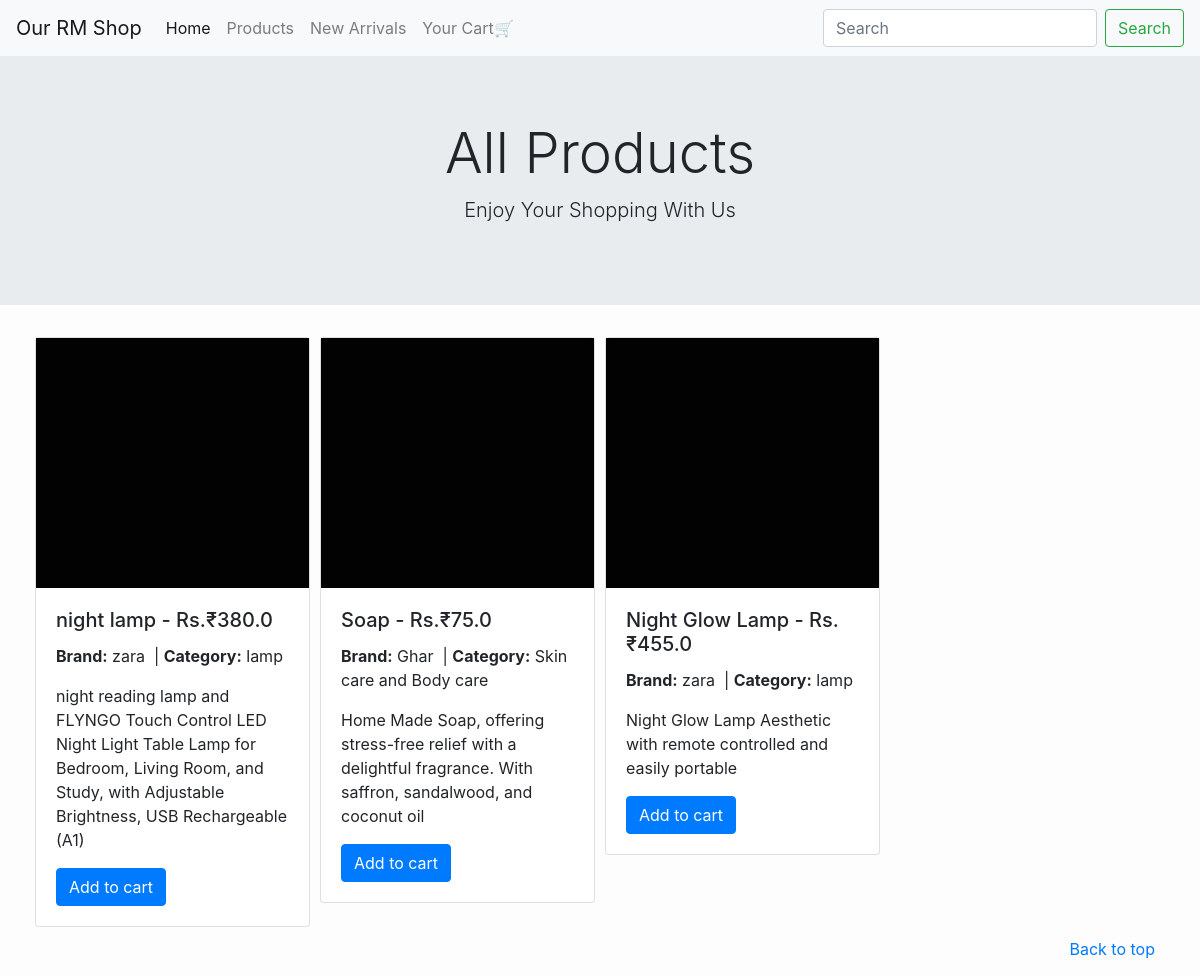
Screenshot of /products/ with the database file from the repository.
### products/models.py (models this page shows)
class Product(models.Model):
    name = models.CharField(max_length=255)
    price = models.FloatField()
    stock = models.IntegerField()
    image_url = models.CharField(max_length=2083)
    category = models.CharField(max_length=100, null=True, blank=True)
    brand = models.CharField(max_length=100, null=True, blank=True)
    description = models.TextField(null=True, blank=True)
    sku = models.CharField(max_length=50, unique=True, null=True, blank=True)  # Example
    is_active = models.BooleanField(default=True)

### products/views.py (the view)
# urls.py: path('', views.index, name='index'),
def index(request):
    products = Product.objects.all()
    return render(request, 'index.html',{'products': products})

### products/templates/index.html
{% extends 'base.html' %}
{% block content %}
    <div class="jumbotron jumbotron-fluid text-center">
      <div class="container">
        <h1 class="display-4">All Products</h1>
        <p class="lead">Enjoy Your Shopping With Us</p>
      </div>
    </div>
    <div class="container">
        <div class="row">
            {% for product in products %}
                <div class="col-md-3" style="margin-bottom: 10px; padding: 0px 5px;">
                    <div class="card">
                        <div style="background: #020202 url({{ product.image_url }}); background-size: cover; background-position: center; background-repeat: no-repeat; width: 100%; height: 250px;"></div>
                        <div class="card-body">
                            <h5 class="card-title">{{ product.name }} - Rs.₹{{ product.price }}</h5>
                            <p class="card-text">
								{% if product.brand %}
									<strong>Brand:</strong> {{ product.brand }}
								{% endif %}
								{% if product.category %}
									&nbsp;| <strong>Category:</strong> {{ product.category }}
								{% endif %}
							</p>
                            <p class="card-text">{{ product.description }}</p>
                            <a href="{% url 'products:add_to_cart' product.id %}" class="btn btn-primary">Add to cart</a>
                        </div>
                    </div>
                </div>
            {% endfor %}
        </div>
    </div>
{% endblock %}

### templates/base.html (shortened to what this page needs)
<!doctype html>
<html lang="en">
  <head>
    <link rel="stylesheet" href="https://stackpath.bootstrapcdn.com/bootstrap/4.3.1/css/bootstrap.min.css">
  </head>
  <body style="background: #fdfdfd;">
    <nav class="navbar navbar-expand-lg navbar-light bg-light">
      <a class="navbar-brand" href="#">Our RM Shop</a>
      <div class="collapse navbar-collapse" id="navbarSupportedContent">
        <ul class="navbar-nav mr-auto">
          <li class="nav-item active">
            <a class="nav-link" href="/">Home <span class="sr-only">(current)</span></a>
          </li>
          <li class="nav-item">
            <a class="nav-link" href="/products">Products</a>
          </li>
          <li class="nav-item">
            <a class="nav-link" href="/products/new">New Arrivals</a>
          </li>
          <li class="nav-item">
          <a class="nav-link" href="{% url 'products:cart' %}"> Your Cart🛒</a>
          </li>
        </ul>
        <form class="form-inline my-2 my-lg-0">
          <input class="form-control mr-sm-2" type="search" placeholder="Search" aria-label="Search">
          <button class="btn btn-outline-success my-2 my-sm-0" type="submit">Search</button>
        </form>
      </div>
    </nav>
    <main>
        {% block content %}
        {% endblock %}
    </main>
    <footer class="text-muted">
      <div class="container">
        <p class="float-right">
          <a href="#">Back to top</a>
        </p>
      </div>
    </footer>
  </body>
</html>

### rows the page displays
Product: name "night lamp", price "380.0", brand "zara", category "lamp", description "night reading lamp and FLYNGO Touch Control LED Night Light Table Lamp for Bedroom, Living Room, and Study, with Adjustable Brightness, USB Rechargeable (A1)"
Product: name "Soap", price "75.0", brand "Ghar", category "Skin care and Body care", description "Home Made Soap, offering stress-free relief with a delightful fragrance. With saffron, sandalwood, and coconut oil"
Product: name "Night Glow Lamp", price "455.0", brand "zara", category "lamp", description "Night Glow Lamp Aesthetic with remote controlled and easily portable"
